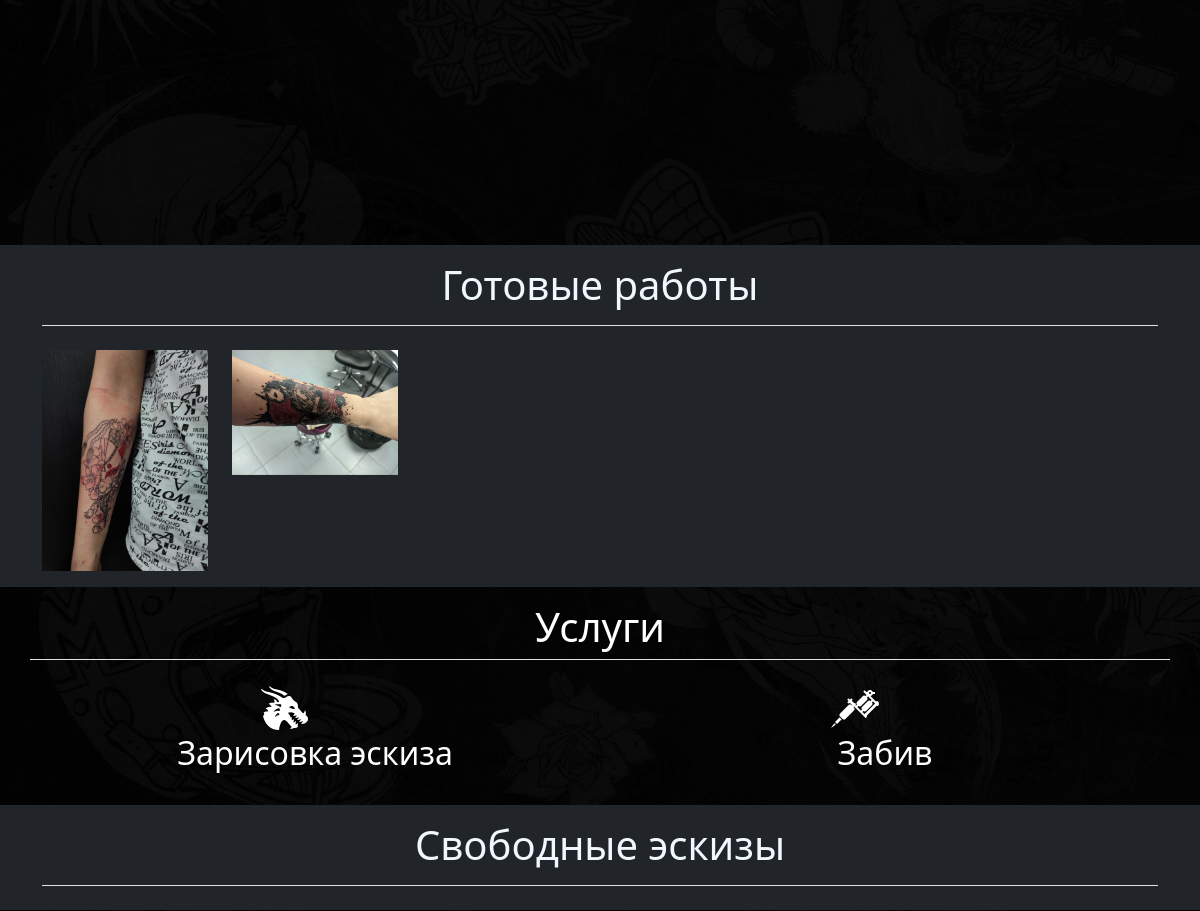
The app's page / (middle part), older data.
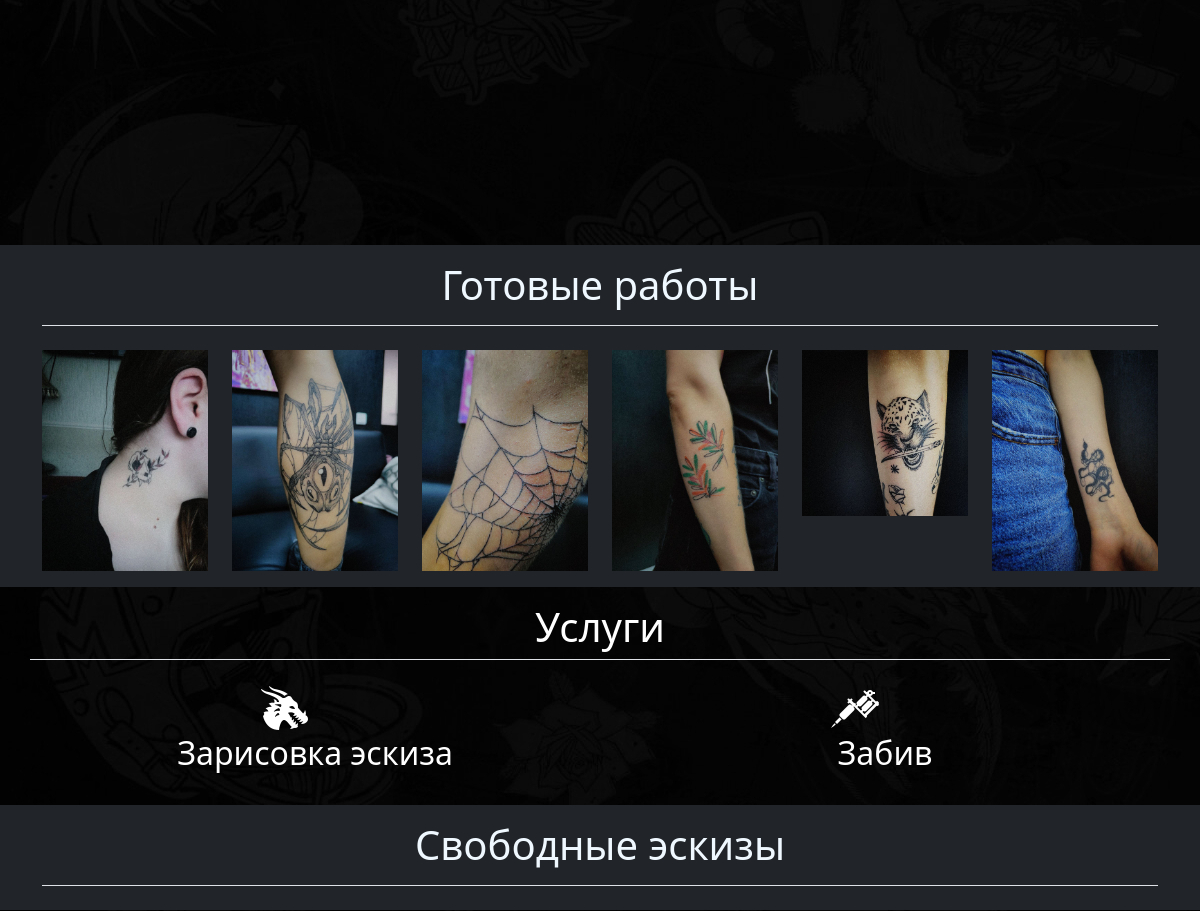
The same page, newer data.
### mainapp/models.py (models this page shows, shortened)
class GalleryImg(models.Model):
    name = models.CharField(
        verbose_name="Имя",
        max_length=64,
        unique=True,
    )
    image = models.ImageField(
        upload_to="gallery_images",
        blank=False,
    )

### mainapp/views.py (the view)
# urls.py: path('', mainapp.main),
def main(request):
    gallery_img = GalleryImg.objects.all()
    scetch_img = ScetchImg.objects.all()
    context = {
        'gallery_img': gallery_img,
        'scetch_img': scetch_img,
    }
    return render(request, 'mainapp/index.html', context=context)

### mainapp/templates/mainapp/index.html (shortened to what this page needs)
{% load static %}
<!DOCTYPE html>
<html lang="en">
<head>
    <link rel="stylesheet" href="/static/css/bootstrap.css">
    <link rel="stylesheet" href="/static/js/bootstrap.js">
    <link rel="stylesheet" href="https://cdn.jsdelivr.net/npm/@fancyapps/ui/dist/fancybox.css" />
    <link href="https://cdn.jsdelivr.net/npm/bootstrap@5.0.2/dist/css/bootstrap.min.css" rel="stylesheet"
>
    <link rel="stylesheet" href="/static/css/style.css">
</head>
<body>
    <div class="container main">
    </div>
    <div class="p-3 gallery bg-dark">
        <div class="container">
            <h1 class="text-center border-bottom gallery-txt pb-3">Готовые работы</h1>
            <div class="row pt-3 gy-3">
                {% for img in gallery_img %}
                <div class="col-lg-2 col-6">
                    <a href="/media/{{ img.image }}" data-fancybox="gallery">
                        <img src="/media/{{ img.image }}" alt="{{ img.name }}" class="gallery-img">
                    </a>
                </div>
                {% endfor %}
            </div>
        </div>
    </div>
    <div class="series">
        <div class="container pb-4">
            <div class="row">
                <div class="col-12 service-txt mt-3 border-bottom">
                    <h1>Услуги</h1>
                </div>
            </div>
            <div class="row mt-4">
                <div class="col-6"><img src="/static/img/icons8-дракон-50.png" alt="" class="service-img"></div>
                <div class="col-6"><img src="/static/img/icons8-тату-машина-50.png" alt="" class="service-img"></div>
            </div>
            <div class="row">
                <div class="col-6">
                    <h2 class="service-txt">Зарисовка эскиза</h2>
                </div>
                <div class="col-6">
                    <h2 class="service-txt">Забив</h2>
                </div>
            </div>
        </div>
    </div>
    <div class="p-3 gallery bg-dark">
        <div class="container">
            <h1 class="text-center border-bottom gallery-txt pb-3">Свободные эскизы</h1>
            <div class="row pt-3 gy-3">
            </div>
        </div>
    </div>
</body>
</html>

Row changes from the older to the newer data that the page shows:
removed GalleryImg: image (picture)
removed GalleryImg: image (picture)
added GalleryImg: image (picture)
added GalleryImg: image (picture)
added GalleryImg: image (picture)
added GalleryImg: image (picture)
added GalleryImg: image (picture)
added GalleryImg: image (picture)
